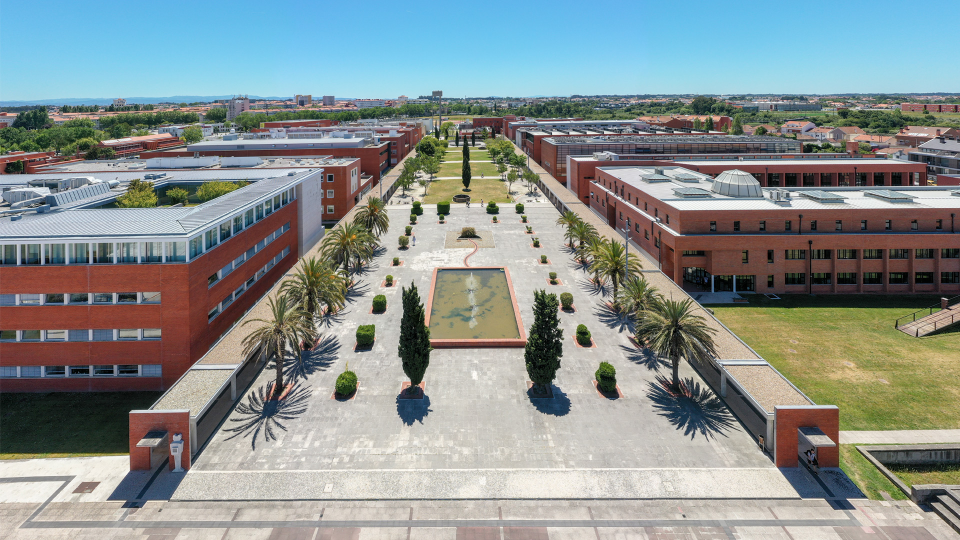
#> input picture Aula1/Ex1/UA.jpg, 1920 x 1080 px, found by its file name (shown at 1/2 size)
$ python main.py
#> lines starting #> are read from the running program, lines starting #| are printed output that depends on the picture; after the words box and inside, x2 and y2 are one past the last pixel; in counts of white or black regions, pixels touching at a corner belong together
#!/usr/bin/env python3

# OpenCV Tutorial - Basic Operations on Images

import numpy as np
import cv2 as cv
from matplotlib import pyplot as plt

def main():
    img = cv.imread('/home/guilherme/SAVI/Aula1/Ex1/UA.jpg')
#> img is the input picture: shape (1080, 1920, 3); mean B, G, R 143.6, 145, 136.5

    px = img[100,100]
#> px = [237, 200, 120]
    print( px )
#| [237 200 120]

    # accessing only blue pixel
    blue = img[100,100,0]
#> blue = 237
    print( blue )
#| 237

    img[100,100] = [255,255,255]
#> img: shape (1080, 1920, 3); under 0.01% of pixels changed, all inside (x1, y1, x2, y2) = (100, 100, 101, 101)
    print( img[100,100] )
#| [255 255 255]

    # accessing RED value
    print( img.item(10,10,2))
#| 102

    # modifying RED value
    img.itemset((10,10,2),100)
#> img: shape (1080, 1920, 3); mean B, G, R 143.6, 145, 136.5
    print( img.item(10,10,2))
#| 100

    print( img.shape )
#| (1080, 1920, 3)
    print( img.size )
#| 6220800
    print( img.dtype )
#| uint8

    # Making Borders for Images (Padding)
    BLUE = [255,0,0]

    img1 = cv.imread('opencv-logo.png')

    replicate = cv.copyMakeBorder(img1,10,10,10,10,cv.BORDER_REPLICATE)
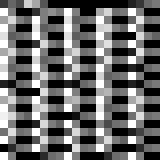
#> replicate: shape (20, 20) (shown 8 times larger); min 0, max 255, mean 106
#> (the run stopped early here; a loop or call above may not have finished)
